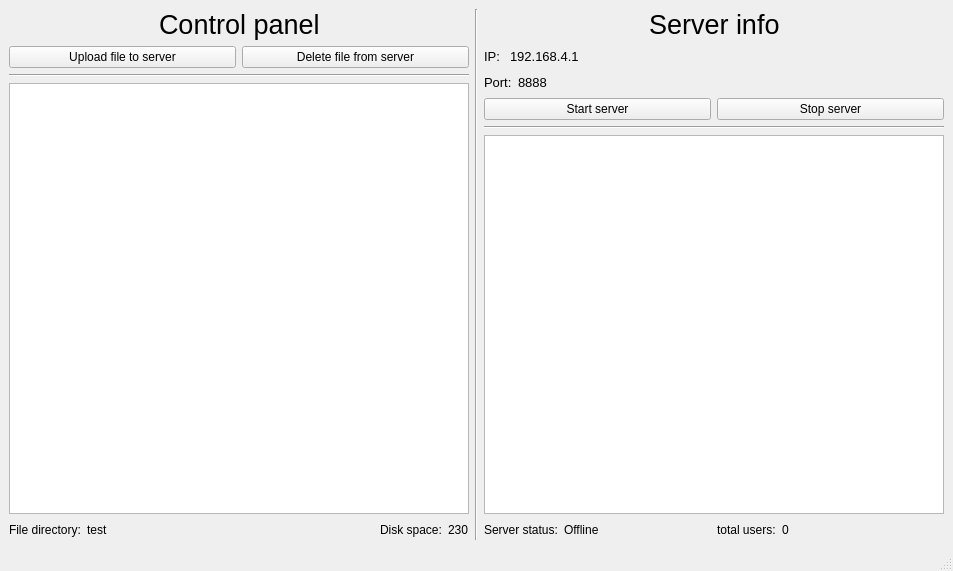
<?xml version="1.0" encoding="UTF-8"?>
<ui version="4.0">
 <class>MainWindow</class>
 <widget class="QMainWindow" name="MainWindow">
  <property name="geometry">
   <rect>
    <x>0</x>
    <y>0</y>
    <width>953</width>
    <height>571</height>
   </rect>
  </property>
  <property name="windowTitle">
   <string>MainWindow</string>
  </property>
  <widget class="QWidget" name="centralwidget">
   <layout class="QGridLayout" name="gridLayout">
    <item row="0" column="0">
     <layout class="QVBoxLayout" name="ControlPanel">
      <item>
       <layout class="QHBoxLayout" name="Cp_text">
        <item>
         <spacer name="horizontalSpacer_7">
          <property name="orientation">
           <enum>Qt::Orientation::Horizontal</enum>
          </property>
          <property name="sizeHint" stdset="0">
           <size>
            <width>48</width>
            <height>17</height>
           </size>
          </property>
         </spacer>
        </item>
        <item>
         <widget class="QLabel" name="L_Cp">
          <property name="font">
           <font>
            <pointsize>20</pointsize>
           </font>
          </property>
          <property name="text">
           <string>Control panel</string>
          </property>
         </widget>
        </item>
        <item>
         <spacer name="horizontalSpacer_11">
          <property name="orientation">
           <enum>Qt::Orientation::Horizontal</enum>
          </property>
          <property name="sizeHint" stdset="0">
           <size>
            <width>48</width>
            <height>17</height>
           </size>
          </property>
         </spacer>
        </item>
       </layout>
      </item>
      <item>
       <layout class="QHBoxLayout" name="UploadAndDelete">
        <item>
         <widget class="QPushButton" name="Btn_UploadFile">
          <property name="font">
           <font>
            <pointsize>9</pointsize>
           </font>
          </property>
          <property name="text">
           <string>Upload file to server</string>
          </property>
         </widget>
        </item>
        <item>
         <widget class="QPushButton" name="Btn_DeleteFile">
          <property name="font">
           <font>
            <pointsize>9</pointsize>
           </font>
          </property>
          <property name="text">
           <string>Delete file from server</string>
          </property>
         </widget>
        </item>
       </layout>
      </item>
      <item>
       <widget class="Line" name="Line_Cp">
        <property name="orientation">
         <enum>Qt::Orientation::Horizontal</enum>
        </property>
       </widget>
      </item>
      <item>
       <layout class="QVBoxLayout" name="Base">
        <item>
         <layout class="QVBoxLayout" name="verticalLayout_5">
          <item>
           <widget class="QTableView" name="Tv_listFile"/>
          </item>
          <item>
           <layout class="QHBoxLayout" name="DirAndUpdate"/>
          </item>
          <item>
           <layout class="QHBoxLayout" name="horizontalLayout_9">
            <item>
             <layout class="QHBoxLayout" name="DiskSpace">
              <item>
               <layout class="QHBoxLayout" name="Dir">
                <item>
                 <widget class="QLabel" name="L_constDir">
                  <property name="text">
                   <string>File directory:</string>
                  </property>
                 </widget>
                </item>
                <item>
                 <widget class="QLabel" name="L_dir">
                  <property name="text">
                   <string>test</string>
                  </property>
                 </widget>
                </item>
               </layout>
              </item>
              <item>
               <spacer name="horizontalSpacer_9">
                <property name="orientation">
                 <enum>Qt::Orientation::Horizontal</enum>
                </property>
                <property name="sizeHint" stdset="0">
                 <size>
                  <width>40</width>
                  <height>20</height>
                 </size>
                </property>
               </spacer>
              </item>
              <item>
               <widget class="QLabel" name="L_constDisk">
                <property name="font">
                 <font>
                  <pointsize>9</pointsize>
                 </font>
                </property>
                <property name="text">
                 <string>Disk space:</string>
                </property>
               </widget>
              </item>
              <item>
               <widget class="QLabel" name="L_disk">
                <property name="font">
                 <font>
                  <pointsize>9</pointsize>
                 </font>
                </property>
                <property name="text">
                 <string>230</string>
                </property>
               </widget>
              </item>
             </layout>
            </item>
           </layout>
          </item>
         </layout>
        </item>
       </layout>
      </item>
     </layout>
    </item>
    <item row="0" column="1">
     <widget class="Line" name="line">
      <property name="orientation">
       <enum>Qt::Orientation::Vertical</enum>
      </property>
     </widget>
    </item>
    <item row="0" column="2">
     <layout class="QVBoxLayout" name="verticalLayout_2">
      <item>
       <layout class="QVBoxLayout" name="ServerInfo">
        <item>
         <layout class="QHBoxLayout" name="Si">
          <item>
           <spacer name="horizontalSpacer_4">
            <property name="orientation">
             <enum>Qt::Orientation::Horizontal</enum>
            </property>
            <property name="sizeHint" stdset="0">
             <size>
              <width>40</width>
              <height>20</height>
             </size>
            </property>
           </spacer>
          </item>
          <item>
           <widget class="QLabel" name="L_constSI">
            <property name="font">
             <font>
              <pointsize>20</pointsize>
             </font>
            </property>
            <property name="text">
             <string>Server info</string>
            </property>
           </widget>
          </item>
          <item>
           <spacer name="horizontalSpacer_3">
            <property name="orientation">
             <enum>Qt::Orientation::Horizontal</enum>
            </property>
            <property name="sizeHint" stdset="0">
             <size>
              <width>40</width>
              <height>20</height>
             </size>
            </property>
           </spacer>
          </item>
         </layout>
        </item>
        <item>
         <layout class="QHBoxLayout" name="IP">
          <item>
           <widget class="QLabel" name="L_constIP">
            <property name="font">
             <font>
              <pointsize>10</pointsize>
             </font>
            </property>
            <property name="text">
             <string>IP: </string>
            </property>
           </widget>
          </item>
          <item>
           <widget class="QLabel" name="L_ip">
            <property name="font">
             <font>
              <pointsize>10</pointsize>
             </font>
            </property>
            <property name="text">
             <string>192.168.4.1</string>
            </property>
           </widget>
          </item>
          <item>
           <spacer name="horizontalSpacer">
            <property name="orientation">
             <enum>Qt::Orientation::Horizontal</enum>
            </property>
            <property name="sizeHint" stdset="0">
             <size>
              <width>40</width>
              <height>20</height>
             </size>
            </property>
           </spacer>
          </item>
         </layout>
        </item>
        <item>
         <layout class="QHBoxLayout" name="Port">
          <item>
           <widget class="QLabel" name="L_constPort">
            <property name="font">
             <font>
              <pointsize>10</pointsize>
             </font>
            </property>
            <property name="text">
             <string>Port:</string>
            </property>
           </widget>
          </item>
          <item>
           <widget class="QLabel" name="L_port">
            <property name="font">
             <font>
              <pointsize>10</pointsize>
             </font>
            </property>
            <property name="text">
             <string>8888</string>
            </property>
           </widget>
          </item>
          <item>
           <spacer name="horizontalSpacer_2">
            <property name="orientation">
             <enum>Qt::Orientation::Horizontal</enum>
            </property>
            <property name="sizeHint" stdset="0">
             <size>
              <width>40</width>
              <height>20</height>
             </size>
            </property>
           </spacer>
          </item>
         </layout>
        </item>
        <item>
         <layout class="QHBoxLayout" name="StopAndStart">
          <item>
           <widget class="QPushButton" name="Btn_start">
            <property name="text">
             <string>Start server</string>
            </property>
           </widget>
          </item>
          <item>
           <widget class="QPushButton" name="Btn_stop">
            <property name="text">
             <string>Stop server</string>
            </property>
           </widget>
          </item>
         </layout>
        </item>
        <item>
         <widget class="Line" name="line_Si">
          <property name="orientation">
           <enum>Qt::Orientation::Horizontal</enum>
          </property>
         </widget>
        </item>
        <item>
         <widget class="QTextEdit" name="Te_logServer">
          <property name="readOnly">
           <bool>true</bool>
          </property>
         </widget>
        </item>
        <item>
         <layout class="QHBoxLayout" name="StatsServer">
          <item>
           <layout class="QHBoxLayout" name="ServerStatus">
            <item>
             <widget class="QLabel" name="L_constStatus">
              <property name="text">
               <string>Server status:</string>
              </property>
             </widget>
            </item>
            <item>
             <widget class="QLabel" name="L_status">
              <property name="text">
               <string>Offline</string>
              </property>
             </widget>
            </item>
            <item>
             <spacer name="horizontalSpacer_5">
              <property name="orientation">
               <enum>Qt::Orientation::Horizontal</enum>
              </property>
              <property name="sizeHint" stdset="0">
               <size>
                <width>40</width>
                <height>20</height>
               </size>
              </property>
             </spacer>
            </item>
           </layout>
          </item>
          <item>
           <layout class="QHBoxLayout" name="TotalUser">
            <item>
             <widget class="QLabel" name="L_constUser">
              <property name="text">
               <string>total users:</string>
              </property>
             </widget>
            </item>
            <item>
             <widget class="QLabel" name="L_user">
              <property name="text">
               <string>0</string>
              </property>
             </widget>
            </item>
            <item>
             <spacer name="horizontalSpacer_10">
              <property name="orientation">
               <enum>Qt::Orientation::Horizontal</enum>
              </property>
              <property name="sizeHint" stdset="0">
               <size>
                <width>40</width>
                <height>20</height>
               </size>
              </property>
             </spacer>
            </item>
           </layout>
          </item>
         </layout>
        </item>
       </layout>
      </item>
     </layout>
    </item>
   </layout>
  </widget>
  <widget class="QMenuBar" name="menubar">
   <property name="geometry">
    <rect>
     <x>0</x>
     <y>0</y>
     <width>953</width>
     <height>22</height>
    </rect>
   </property>
  </widget>
  <widget class="QStatusBar" name="statusbar"/>
 </widget>
 <resources/>
 <connections/>
</ui>
